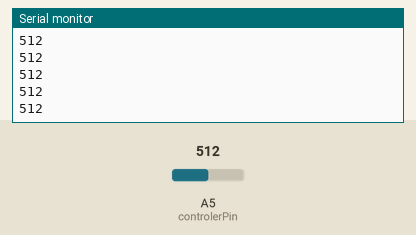
A sketch run on a simulated Arduino Uno, built with avr-gcc and run on an emulated ATmega328P. Shown: the last lines printed to the serial monitor. Inputs (shaded band) come from the test bench; at power-on: A5 (controlerPin) = 512.

Above: at 1.2 s.
1.3 s: A5 (controlerPin) set to 716
At 2.4 s:
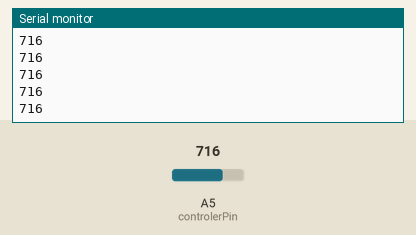
2.8 s: A5 (controlerPin) set to 900
At 3.7 s:
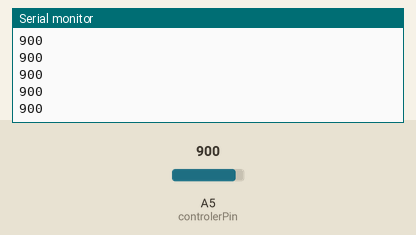
Timing chart, 0 to 5.8 s (numbered marks = the images above; inputs shaded):
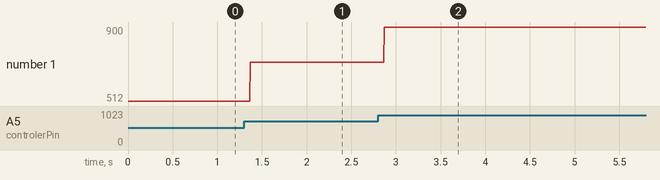

Measured:
- after the input at 1.3 s, the serial monitor: prints a new line after 0.07 s (image 1)
- after the input at 2.8 s, the serial monitor: prints a new line after 0.07 s (image 2)
- plotted number 1: 512 → 716 after the input at 1.3 s, 716 → 900 after the input at 2.8 s

The sketch:

railway_controler.ino
```cpp
// 入力ピンを決めておきます
int controlerPin = A5;
int controlerValue = 0;

void setup() {
    // シリアル通信を初期化します。このコードでは速度は9600bpsで設定してます。
    Serial.begin(9600);
}

void loop() {
    // 入力を読み取ります
    controlerValue = analogRead(controlerPin);
    // 値を出力します
    Serial.println(controlerValue);
    // 1ms待機
    delay(1);
}
```
